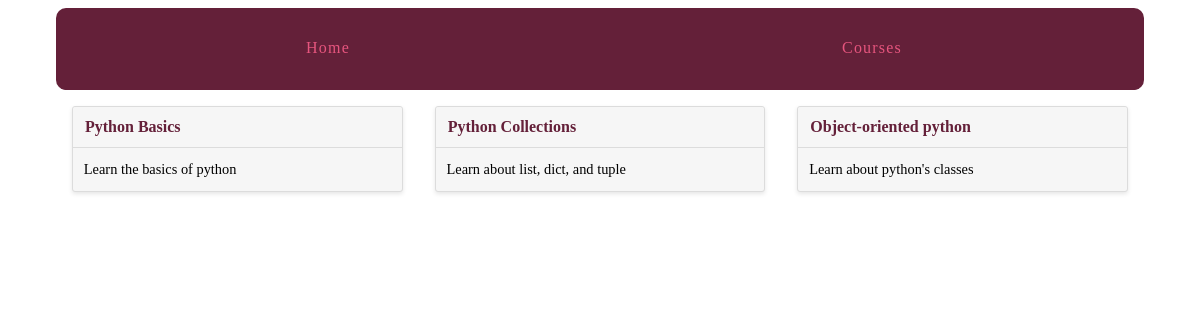
Page /courses/ on the earlier database version.
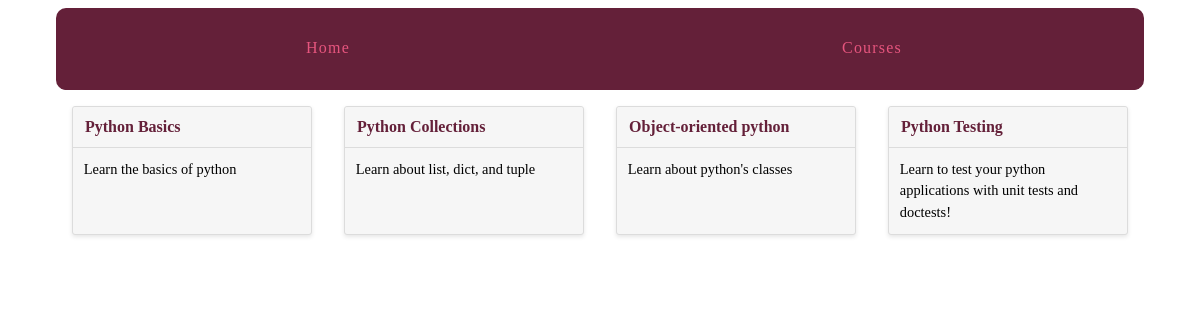
Same page on the later database version.
### courses/models.py (models this page shows, shortened)
class Course(models.Model):
    created_at =  models.DateTimeField(auto_now_add=True)
    title = models.CharField(max_length=255)
    description = models.TextField()

### courses/views.py (the view)
def course_list(request):
    courses = Course.objects.all()
    return render(request, 'courses/course_list.html', {'courses': courses})

### courses/templates/courses/course_list.html (shortened to what this page needs)
{% extends 'layout.html' %}
{% block content %}
<div class="cards">
  {% for course in courses %}
  <div class="card">
    <header> <a href="{% url 'course' pk=course.pk %}">{{ course.title }}</a></header>
    <div class="card-copy">
      {{ course.description }}
    </div>
  </div>
  {% endfor %}
</div>
{% endblock %}

Differences in the rows shown:
added Course: title "Python Testing", description "Learn to test your python applications with unit tests and doctests!"
